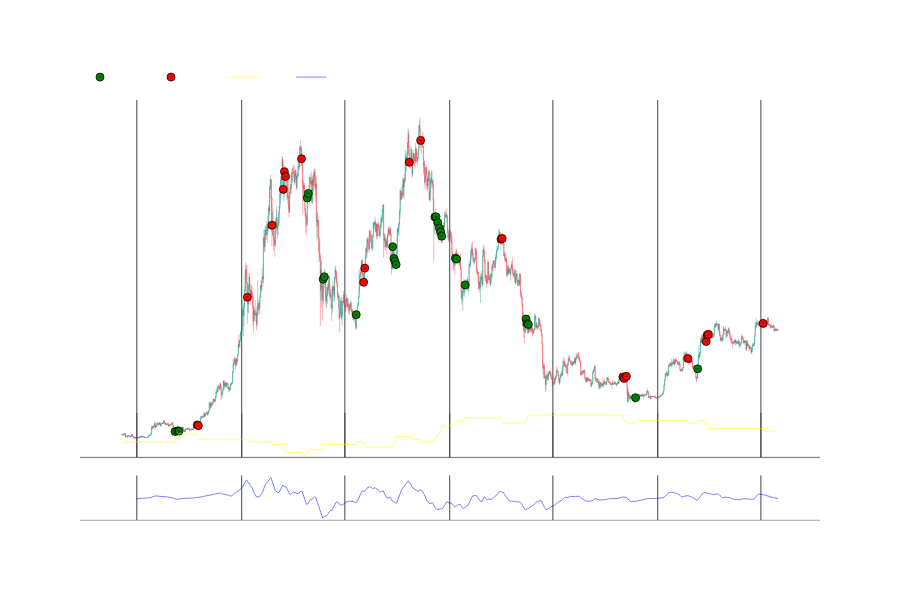

The notebook cell this image was saved under:
### Code cell
indicators_out = [
         {'col': 'rsi_sell','name': 'RSI','color': 'red','row': 2,},
         {'col': 'rsi_buy','name': 'RSI','color': 'green','row': 2,},         
         {'col': 'stoch_sell','name': 'Stoch D','color': 'red','row': 3,},
         {'col': 'stoch_buy','name': 'Stoch D','color': 'green','row': 3,},
         {'col': 'macd_sell','name': 'MACD','color': 'red','row': 4,},
         {'col': 'macd_buy','name': 'MACD','color': 'green','row': 4,},
     ]
indicators_out = [
         {'col': 'ops','name': 'OPS','color': 'yellow','row': 3,},
         {'col': 'macd','name': 'MACD','color': 'blue','row': 4,},
        ]
events = [
         {'df':df,
          'col':'buy',
          'name': 'BUY',
          'color': 'green',
          'symbol': 'circle-dot' #https://plotly.com/python/reference/scatter/#scatter-marker-symbol
         },
         {'df':df,
          'col':'sell',
          'name': 'SELL',
          'color': 'red',
          'symbol': 'circle-dot' #https://plotly.com/python/reference/scatter/#scatter-marker-symbol
         },
     ]
fig = fn.ohlc_chart(df,events=events,indicators_out=indicators_out) #
fig.show()

### Figure 1 — Plotly figure (JSON) as saved in the notebook; plotly's stock layout.template omitted (floating-point values rounded to 4 significant figures; data arrays with more than 128 entries replaced by an {"elided": "..."} marker saying what was removed)
{"data": [{"close": {"elided": "1152 float values"}, "decreasing": {"line": {"color": "rgba(242,54,69,0.5)"}}, "high": {"elided": "1152 float values"}, "increasing": {"line": {"color": "rgba(8,153,129,0.5)"}}, "line": {"width": 0.75}, "low": {"elided": "1152 float values"}, "name": "BTCUDST", "open": {"elided": "1152 float values"}, "showlegend": false, "type": "candlestick", "x": {"elided": "1152 str values"}, "xaxis": "x", "yaxis": "y"}, {"marker": {"color": "green", "line": {"color": "black", "width": 0.75}, "size": 8, "symbol": "circle-dot"}, "mode": "markers", "name": "BUY", "type": "scatter", "x": {"elided": "1152 str values"}, "xaxis": "x", "y": {"elided": "1152 float values"}, "yaxis": "y"}, {"marker": {"color": "red", "line": {"color": "black", "width": 0.75}, "size": 8, "symbol": "circle-dot"}, "mode": "markers", "name": "SELL", "type": "scatter", "x": {"elided": "1152 str values"}, "xaxis": "x", "y": {"elided": "1152 float values"}, "yaxis": "y"}, {"line": {"width": 0.5}, "marker": {"color": "yellow"}, "mode": "lines", "name": "OPS", "type": "scatter", "x": {"elided": "1152 str values"}, "xaxis": "x6", "y": {"elided": "1152 int values"}, "yaxis": "y6"}, {"line": {"width": 0.5}, "marker": {"color": "blue"}, "mode": "lines", "name": "MACD", "type": "scatter", "x": {"elided": "1152 str values"}, "xaxis": "x7", "y": {"elided": "1152 float values"}, "yaxis": "y7"}], "layout": {"font": {"color": "#ffffff", "family": "Helvetica"}, "height": 600, "legend": {"orientation": "h", "x": 0, "xanchor": "left", "y": 1.02, "yanchor": "bottom"}, "modebar": {"bgcolor": "rgba(0,0,0,0)"}, "paper_bgcolor": "rgba(0,0,0,0)", "plot_bgcolor": "rgba(0,0,0,0)", "xaxis": {"anchor": "y", "domain": [0, 1], "gridcolor": "#40444e", "linecolor": "#40444e", "linewidth": 0.5, "matches": "x7", "rangeslider": {"visible": false}, "showline": true, "showticklabels": false}, "xaxis2": {"anchor": "y2", "domain": [0, 1], "gridcolor": "#40444e", "linecolor": "#40444e", "linewidth": 0.5, "matches": "x7", "showline": true, "showticklabels": false}, "xaxis3": {"anchor": "y3", "domain": [0, 1], "gridcolor": "#40444e", "linecolor": "#40444e", "linewidth": 0.5, "matches": "x7", "showline": true, "showticklabels": false}, "xaxis4": {"anchor": "y4", "domain": [0, 1], "gridcolor": "#40444e", "linecolor": "#40444e", "linewidth": 0.5, "matches": "x7", "showline": true, "showticklabels": false}, "xaxis5": {"anchor": "y5", "domain": [0, 1], "gridcolor": "#40444e", "linecolor": "#40444e", "linewidth": 0.5, "matches": "x7", "showline": true, "showticklabels": false}, "xaxis6": {"anchor": "y6", "domain": [0, 1], "gridcolor": "#40444e", "linecolor": "#40444e", "linewidth": 0.5, "matches": "x7", "showline": true, "showticklabels": false}, "xaxis7": {"anchor": "y7", "domain": [0, 1], "gridcolor": "#40444e", "linecolor": "#40444e", "linewidth": 0.5, "showline": true}, "yaxis": {"anchor": "x", "domain": [0.15, 1], "gridcolor": "rgba(0,0,0,0)", "linecolor": "#40444e", "linewidth": 0.5, "showline": false, "showticklabels": true, "title": {"text": "Precio"}, "zeroline": false}, "yaxis2": {"anchor": "x2", "domain": [0.7449, 0.851], "gridcolor": "rgba(0,0,0,0)", "linecolor": "#40444e", "linewidth": 0.5, "showline": false, "zeroline": false}, "yaxis3": {"anchor": "x3", "domain": [0.5959, 0.702], "gridcolor": "rgba(0,0,0,0)", "linecolor": "#40444e", "linewidth": 0.5, "showline": false, "zeroline": false}, "yaxis4": {"anchor": "x4", "domain": [0.4469, 0.5531], "gridcolor": "rgba(0,0,0,0)", "linecolor": "#40444e", "linewidth": 0.5, "showline": false, "zeroline": false}, "yaxis5": {"anchor": "x5", "domain": [0.298, 0.4041], "gridcolor": "rgba(0,0,0,0)", "linecolor": "#40444e", "linewidth": 0.5, "showline": false, "zeroline": false}, "yaxis6": {"anchor": "x6", "domain": [0.149, 0.2551], "gridcolor": "rgba(0,0,0,0)", "linecolor": "#40444e", "linewidth": 0.5, "showline": false, "zeroline": false}, "yaxis7": {"anchor": "x7", "domain": [0, 0.1061], "gridcolor": "rgba(0,0,0,0)", "linecolor": "#40444e", "linewidth": 0.5, "showline": false, "zeroline": false}}}
